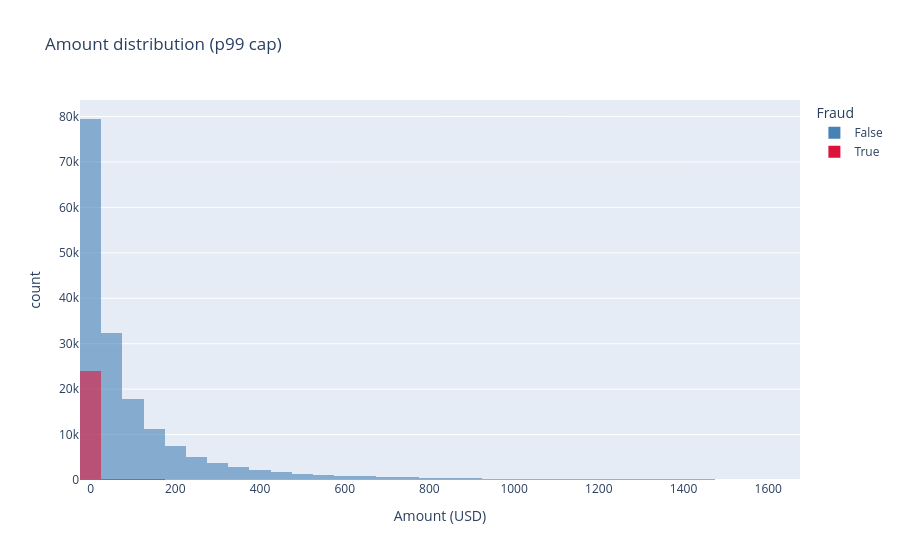

The cell this chart's notebook holds for it:
### Markdown cell above
## Amount distribution: fraud vs legit

### Code cell
fig = px.histogram(
    df[df["amount_usd"] < df["amount_usd"].quantile(0.99)],
    x="amount_usd",
    color="is_fraud",
    nbins=80,
    barmode="overlay",
    opacity=0.6,
    color_discrete_map={True: "crimson", False: "steelblue"},
    labels={"amount_usd": "Amount (USD)", "is_fraud": "Fraud"},
    title="Amount distribution (p99 cap)",
)
fig.show()

### Figure 1 — Plotly figure (JSON) as saved in the notebook; plotly's stock layout.template omitted (floating-point values rounded to 4 significant figures; data arrays with more than 128 entries replaced by an {"elided": "..."} marker saying what was removed)
{"data": [{"bingroup": "x", "hovertemplate": "Fraud=False<br>Amount (USD)=%{x}<br>count=%{y}<extra></extra>", "legendgroup": "False", "marker": {"color": "steelblue", "opacity": 0.6, "pattern": {"shape": ""}}, "name": "False", "nbinsx": 80, "orientation": "v", "showlegend": true, "type": "histogram", "x": {"elided": "173220 float values"}, "xaxis": "x", "yaxis": "y"}, {"bingroup": "x", "hovertemplate": "Fraud=True<br>Amount (USD)=%{x}<br>count=%{y}<extra></extra>", "legendgroup": "True", "marker": {"color": "crimson", "opacity": 0.6, "pattern": {"shape": ""}}, "name": "True", "nbinsx": 80, "orientation": "v", "showlegend": true, "type": "histogram", "x": {"elided": "24780 float values"}, "xaxis": "x", "yaxis": "y"}], "layout": {"barmode": "overlay", "legend": {"title": {"text": "Fraud"}, "tracegroupgap": 0}, "title": {"text": "Amount distribution (p99 cap)"}, "xaxis": {"anchor": "y", "domain": [0.0, 1.0], "title": {"text": "Amount (USD)"}}, "yaxis": {"anchor": "x", "domain": [0.0, 1.0], "title": {"text": "count"}}}}
